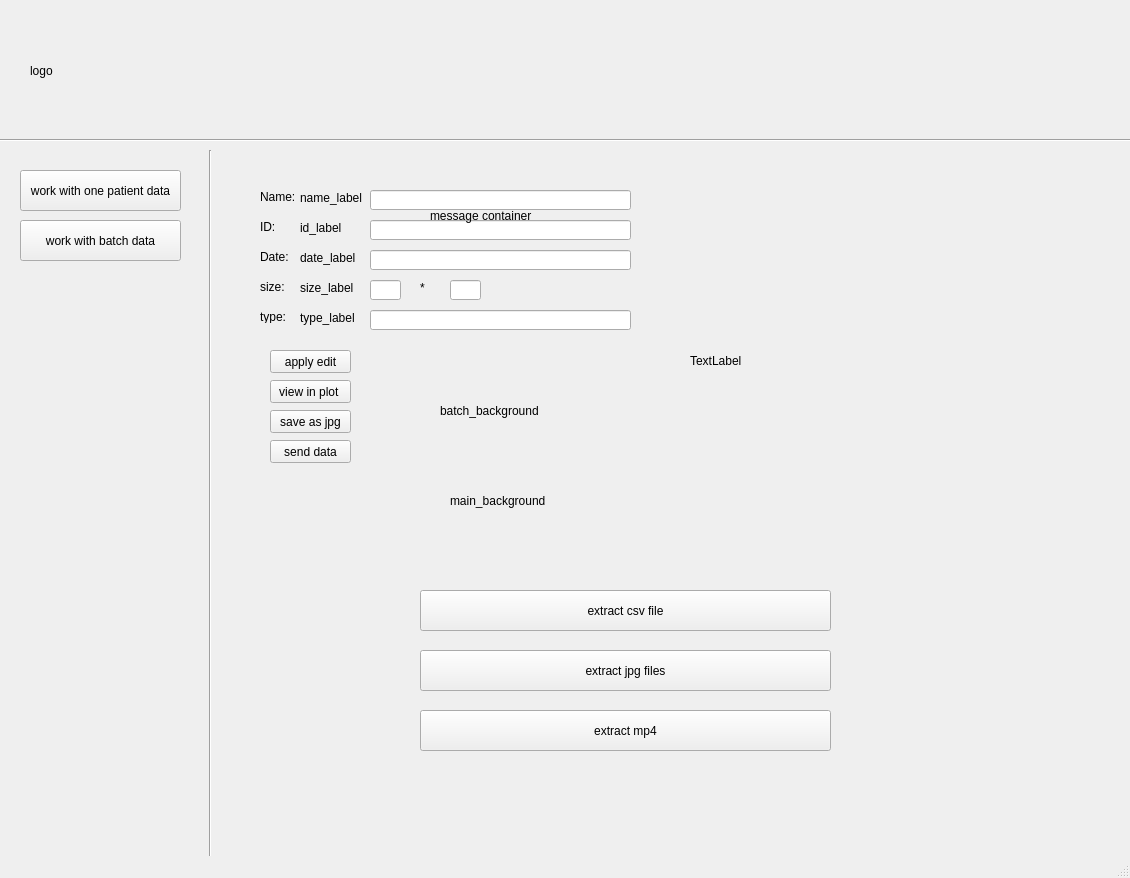
<?xml version="1.0" encoding="UTF-8"?>
<ui version="4.0">
 <class>MainWindow</class>
 <widget class="QMainWindow" name="MainWindow">
  <property name="geometry">
   <rect>
    <x>0</x>
    <y>0</y>
    <width>1130</width>
    <height>878</height>
   </rect>
  </property>
  <property name="windowTitle">
   <string>MainWindow</string>
  </property>
  <widget class="QWidget" name="centralwidget">
   <widget class="Line" name="menu_line">
    <property name="geometry">
     <rect>
      <x>200</x>
      <y>150</y>
      <width>20</width>
      <height>711</height>
     </rect>
    </property>
    <property name="orientation">
     <enum>Qt::Vertical</enum>
    </property>
   </widget>
   <widget class="QPushButton" name="batch_button">
    <property name="geometry">
     <rect>
      <x>20</x>
      <y>220</y>
      <width>161</width>
      <height>41</height>
     </rect>
    </property>
    <property name="text">
     <string>work with batch data</string>
    </property>
   </widget>
   <widget class="QPushButton" name="one_patient_button">
    <property name="geometry">
     <rect>
      <x>20</x>
      <y>170</y>
      <width>161</width>
      <height>41</height>
     </rect>
    </property>
    <property name="text">
     <string>work with one patient data</string>
    </property>
   </widget>
   <widget class="Line" name="header_line">
    <property name="geometry">
     <rect>
      <x>0</x>
      <y>130</y>
      <width>1131</width>
      <height>20</height>
     </rect>
    </property>
    <property name="orientation">
     <enum>Qt::Horizontal</enum>
    </property>
   </widget>
   <widget class="QLabel" name="dicom_image_container">
    <property name="geometry">
     <rect>
      <x>690</x>
      <y>160</y>
      <width>381</width>
      <height>401</height>
     </rect>
    </property>
    <property name="text">
     <string>TextLabel</string>
    </property>
   </widget>
   <widget class="QLabel" name="name_tag">
    <property name="geometry">
     <rect>
      <x>260</x>
      <y>190</y>
      <width>47</width>
      <height>13</height>
     </rect>
    </property>
    <property name="text">
     <string>Name:</string>
    </property>
   </widget>
   <widget class="QLabel" name="id_tag">
    <property name="geometry">
     <rect>
      <x>260</x>
      <y>220</y>
      <width>47</width>
      <height>13</height>
     </rect>
    </property>
    <property name="text">
     <string>ID:</string>
    </property>
   </widget>
   <widget class="QLabel" name="date_tag">
    <property name="geometry">
     <rect>
      <x>260</x>
      <y>250</y>
      <width>47</width>
      <height>13</height>
     </rect>
    </property>
    <property name="text">
     <string>Date:</string>
    </property>
   </widget>
   <widget class="QLabel" name="size_tag">
    <property name="geometry">
     <rect>
      <x>260</x>
      <y>280</y>
      <width>47</width>
      <height>13</height>
     </rect>
    </property>
    <property name="text">
     <string>size:</string>
    </property>
   </widget>
   <widget class="QLabel" name="type_tag">
    <property name="geometry">
     <rect>
      <x>260</x>
      <y>310</y>
      <width>47</width>
      <height>13</height>
     </rect>
    </property>
    <property name="text">
     <string>type:</string>
    </property>
   </widget>
   <widget class="QLabel" name="name_label">
    <property name="geometry">
     <rect>
      <x>300</x>
      <y>190</y>
      <width>141</width>
      <height>16</height>
     </rect>
    </property>
    <property name="text">
     <string>name_label</string>
    </property>
   </widget>
   <widget class="QLabel" name="size_label">
    <property name="geometry">
     <rect>
      <x>300</x>
      <y>280</y>
      <width>141</width>
      <height>16</height>
     </rect>
    </property>
    <property name="text">
     <string>size_label</string>
    </property>
   </widget>
   <widget class="QLabel" name="id_label">
    <property name="geometry">
     <rect>
      <x>300</x>
      <y>220</y>
      <width>141</width>
      <height>16</height>
     </rect>
    </property>
    <property name="text">
     <string>id_label</string>
    </property>
   </widget>
   <widget class="QLabel" name="date_label">
    <property name="geometry">
     <rect>
      <x>300</x>
      <y>250</y>
      <width>141</width>
      <height>16</height>
     </rect>
    </property>
    <property name="text">
     <string>date_label</string>
    </property>
   </widget>
   <widget class="QLabel" name="type_label">
    <property name="geometry">
     <rect>
      <x>300</x>
      <y>310</y>
      <width>141</width>
      <height>16</height>
     </rect>
    </property>
    <property name="text">
     <string>type_label</string>
    </property>
   </widget>
   <widget class="QLineEdit" name="name_edit">
    <property name="geometry">
     <rect>
      <x>370</x>
      <y>190</y>
      <width>261</width>
      <height>20</height>
     </rect>
    </property>
   </widget>
   <widget class="QLineEdit" name="id_edit">
    <property name="geometry">
     <rect>
      <x>370</x>
      <y>220</y>
      <width>261</width>
      <height>20</height>
     </rect>
    </property>
   </widget>
   <widget class="QLineEdit" name="date_edit">
    <property name="geometry">
     <rect>
      <x>370</x>
      <y>250</y>
      <width>261</width>
      <height>20</height>
     </rect>
    </property>
   </widget>
   <widget class="QLineEdit" name="row_edit">
    <property name="geometry">
     <rect>
      <x>370</x>
      <y>280</y>
      <width>31</width>
      <height>20</height>
     </rect>
    </property>
   </widget>
   <widget class="QLineEdit" name="type_edit">
    <property name="geometry">
     <rect>
      <x>370</x>
      <y>310</y>
      <width>261</width>
      <height>20</height>
     </rect>
    </property>
   </widget>
   <widget class="QPushButton" name="view_in_plot_button">
    <property name="geometry">
     <rect>
      <x>270</x>
      <y>380</y>
      <width>81</width>
      <height>23</height>
     </rect>
    </property>
    <property name="text">
     <string>view in plot </string>
    </property>
   </widget>
   <widget class="QPushButton" name="save_as_jpg_button">
    <property name="geometry">
     <rect>
      <x>270</x>
      <y>410</y>
      <width>81</width>
      <height>23</height>
     </rect>
    </property>
    <property name="text">
     <string>save as jpg</string>
    </property>
   </widget>
   <widget class="QLabel" name="logo_container">
    <property name="geometry">
     <rect>
      <x>30</x>
      <y>10</y>
      <width>121</width>
      <height>121</height>
     </rect>
    </property>
    <property name="text">
     <string>logo</string>
    </property>
   </widget>
   <widget class="QPushButton" name="apply_edit_button">
    <property name="geometry">
     <rect>
      <x>270</x>
      <y>350</y>
      <width>81</width>
      <height>23</height>
     </rect>
    </property>
    <property name="text">
     <string>apply edit</string>
    </property>
   </widget>
   <widget class="QPushButton" name="send_data_button">
    <property name="geometry">
     <rect>
      <x>270</x>
      <y>440</y>
      <width>81</width>
      <height>23</height>
     </rect>
    </property>
    <property name="text">
     <string>send data</string>
    </property>
   </widget>
   <widget class="QLineEdit" name="column_edit">
    <property name="geometry">
     <rect>
      <x>450</x>
      <y>280</y>
      <width>31</width>
      <height>20</height>
     </rect>
    </property>
   </widget>
   <widget class="QLabel" name="multiply_edit">
    <property name="geometry">
     <rect>
      <x>420</x>
      <y>280</y>
      <width>21</width>
      <height>16</height>
     </rect>
    </property>
    <property name="text">
     <string>*</string>
    </property>
   </widget>
   <widget class="QPushButton" name="extract_csv_file_button">
    <property name="geometry">
     <rect>
      <x>420</x>
      <y>590</y>
      <width>411</width>
      <height>41</height>
     </rect>
    </property>
    <property name="text">
     <string>extract csv file</string>
    </property>
   </widget>
   <widget class="QPushButton" name="extract_jpg_file_button">
    <property name="geometry">
     <rect>
      <x>420</x>
      <y>650</y>
      <width>411</width>
      <height>41</height>
     </rect>
    </property>
    <property name="text">
     <string>extract jpg files</string>
    </property>
   </widget>
   <widget class="QPushButton" name="extract_mp4_file_button">
    <property name="geometry">
     <rect>
      <x>420</x>
      <y>710</y>
      <width>411</width>
      <height>41</height>
     </rect>
    </property>
    <property name="text">
     <string>extract mp4</string>
    </property>
   </widget>
   <widget class="QLabel" name="batch_message_container">
    <property name="geometry">
     <rect>
      <x>430</x>
      <y>170</y>
      <width>361</width>
      <height>91</height>
     </rect>
    </property>
    <property name="text">
     <string>message container</string>
    </property>
   </widget>
   <widget class="QLabel" name="main_background_container">
    <property name="geometry">
     <rect>
      <x>450</x>
      <y>300</y>
      <width>381</width>
      <height>401</height>
     </rect>
    </property>
    <property name="text">
     <string>main_background</string>
    </property>
   </widget>
   <widget class="QLabel" name="batch_background_container">
    <property name="geometry">
     <rect>
      <x>440</x>
      <y>260</y>
      <width>371</width>
      <height>301</height>
     </rect>
    </property>
    <property name="text">
     <string>batch_background</string>
    </property>
   </widget>
  </widget>
  <widget class="QMenuBar" name="menubar">
   <property name="geometry">
    <rect>
     <x>0</x>
     <y>0</y>
     <width>1130</width>
     <height>21</height>
    </rect>
   </property>
  </widget>
  <widget class="QStatusBar" name="statusbar"/>
 </widget>
 <resources/>
 <connections/>
</ui>
